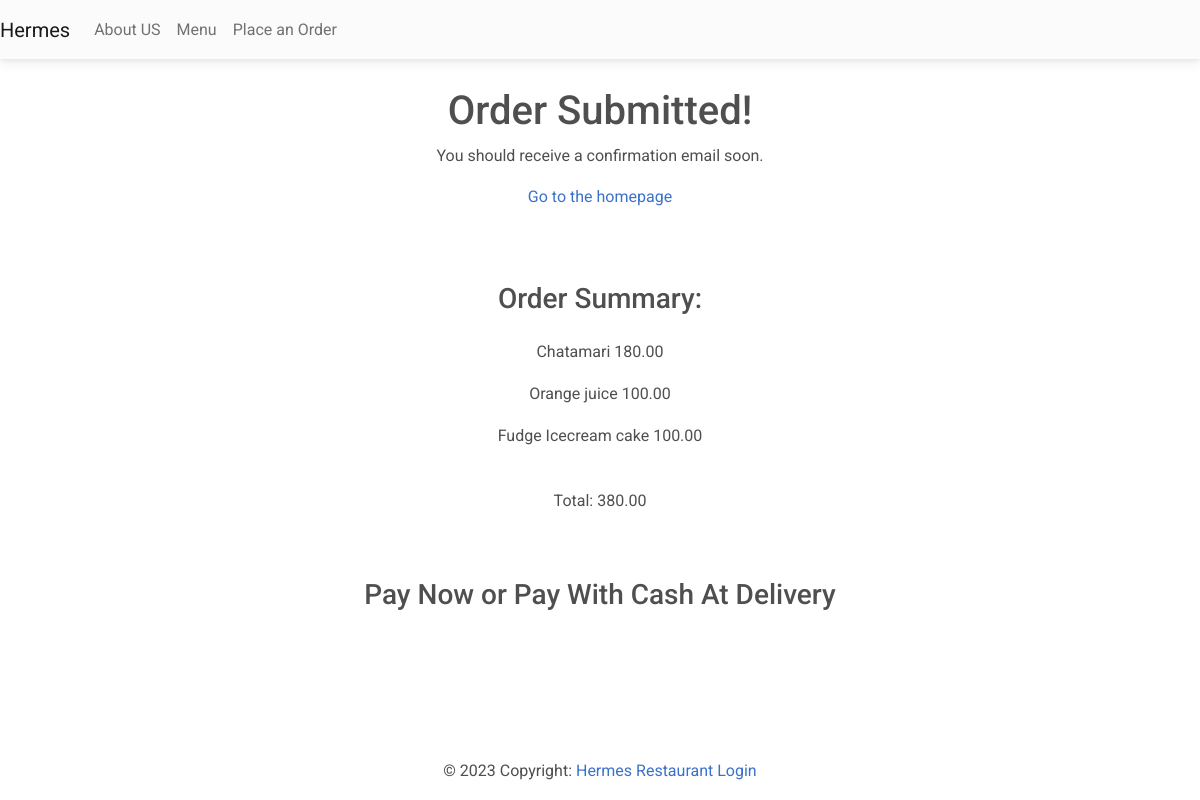
The app's page /order-confirmation/23 with its own data.
### customer/models.py (models this page shows, shortened)
class MenuItem(models.Model):
    name= models.CharField(max_length=100)
    description=models.TextField()
    image = models.ImageField(upload_to='menu_images/')
    price = models.DecimalField(max_digits=5, decimal_places=2)
    category =models.ManyToManyField('Category',related_name='item')

class OrderModel(models.Model):
    created_on = models.DateTimeField(auto_now_add=True)
    price = models.DecimalField(max_digits=7, decimal_places=2)
    items = models.ManyToManyField(
        'MenuItem', related_name='order', blank=True)
    name = models.CharField(max_length=50, blank=True)
    email = models.CharField(max_length=50, blank=True)
    address = models.CharField(max_length=50, blank=True)

### customer/views.py (the view, shortened to what this page needs)
# urls.py: path('order-confirmation/<int:pk>', OrderConfirmation.as_view(),
class OrderConfirmation(View):
    def get(self, request, pk, *args, **kwargs):
        order = OrderModel.objects.get(pk=pk)
        context = {
            'pk': order.pk,
            'items': order.items,
            'price': order.price,
        }
        return render(request, 'customer/order_confirmation.html', context)

### customer/templates/customer/order_confirmation.html (shortened to what this page needs)
{% extends 'customer/base.html' %}
{% block content %}
<div class="container mb-5">
    <div class="row justify-content-center mt-1">
        <div class="col-md-5 col-sm-12 p-4 text-center">
            <h1>Order Submitted!</h1>
            <p>You should receive a confirmation email soon.</p>
            <a href="{% url 'index' %}">Go to the homepage</a>
        </div>
    </div>
    <div class="row justify-content-center mt-5">
        <div class="col-md-5 col-sm-12 text-center">
            <h3 class="pb-3">Order Summary:</h3>
            {% for item in items.all %}
                <p>{{ item.name }} <span class="pl-3">{{ item.price }}</span></p>
            {% endfor %}
            <p class="font-weight-bold pt-4">Total: {{ price }}</p>
        </div>
    </div>
    <div class="row justify-content-center pb-2 pt-5">
        <div class="col-md-6 text-center">
            <h3>Pay Now or Pay With Cash At Delivery</h3>
        </div>
    </div>
    <div class="row justify-content-center pb-5">
    </div>
</div>
{% endblock content %}

### records on screen
MenuItem: name "Chatamari", price "180.00"
MenuItem: name "Orange juice", price "100.00"
MenuItem: name "Fudge Icecream cake", price "100.00"
OrderModel: price "380.00"
